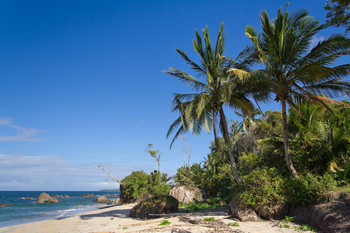
#> input picture openCV-tutorials/images/beach.png, 350 x 233 px
$ python blurring.py --image images/beach.png
#> lines starting #> are read from the running program, lines starting #| are printed output that depends on the picture
import cv2 as cv
import numpy as np
import argparse

ap = argparse.ArgumentParser()
ap.add_argument("-i", "--image", required = True, help = "image path")
args = vars(ap.parse_args())

image = cv.imread(args["image"])
#> image is the input picture: shape (233, 350, 3); mean B, G, R 136, 110.4, 78.6
cv.imshow("original", image)

#averaging
blurred = np.hstack([
    cv.blur(image, (3,3)),
    cv.blur(image, (5,5)),
    cv.blur(image, (7,7))
])
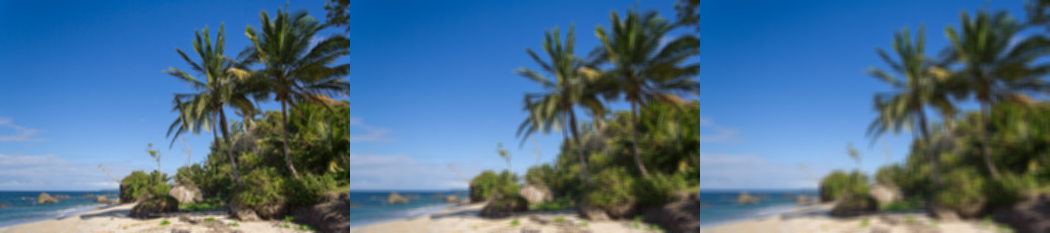
#> blurred: shape (233, 1050, 3); mean B, G, R 136, 110.4, 78.6

cv.imshow("average", blurred)

#gaussin blurr
blurred = np.hstack([
    cv.GaussianBlur(image, (3,3), 0),
    cv.GaussianBlur(image, (5,5), 0),
    cv.GaussianBlur(image, (7,7), 0)

])
cv.imshow("guassian", blurred)

#mediaan blur
blurred = np.hstack([
    cv.medianBlur(image, 3),
    cv.medianBlur(image, 5),
    cv.medianBlur(image, 7)
])
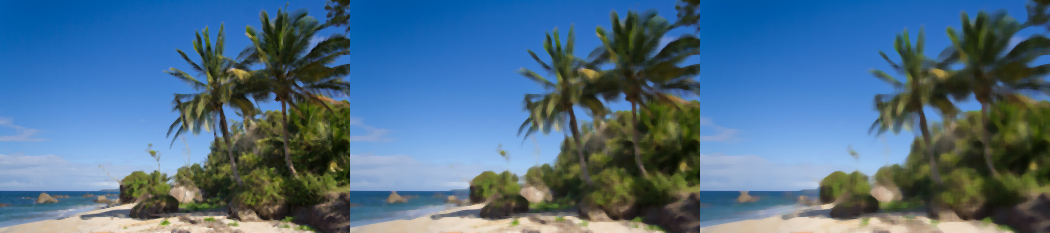
#> blurred: shape (233, 1050, 3); mean B, G, R 135.6, 110.1, 78

cv.imshow("median", blurred)

#bilateral blurr
blurred = np.hstack([
    cv.bilateralFilter(image, 5, 21, 21),
    cv.bilateralFilter(image, 7, 31, 31),
    cv.bilateralFilter(image, 9, 100,100)
])
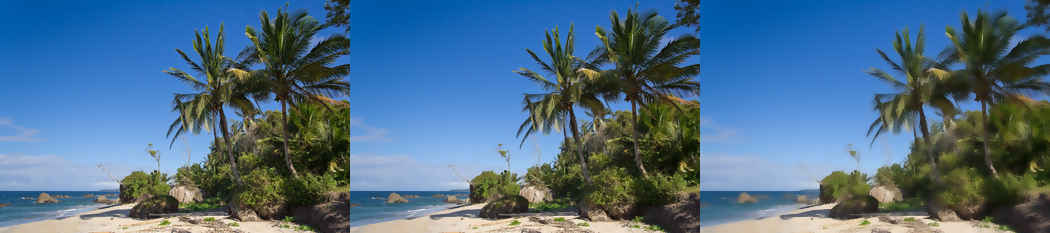
#> blurred: shape (233, 1050, 3); mean B, G, R 136, 110.3, 78.5
cv.imshow("bilateral", blurred)

cv.waitKey(0)

$ run again, on openCV-tutorials/images/wave.png
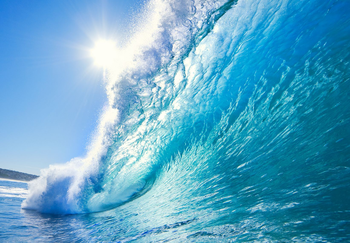
#> input picture openCV-tutorials/images/wave.png, 350 x 243 px
#> image is the input picture: shape (243, 350, 3); mean B, G, R 199.1, 166.5, 93.5
#> `blurred = np.hstack([ cv.blur(image, (3,3)), cv.blur(image, (5,5)), cv..`:
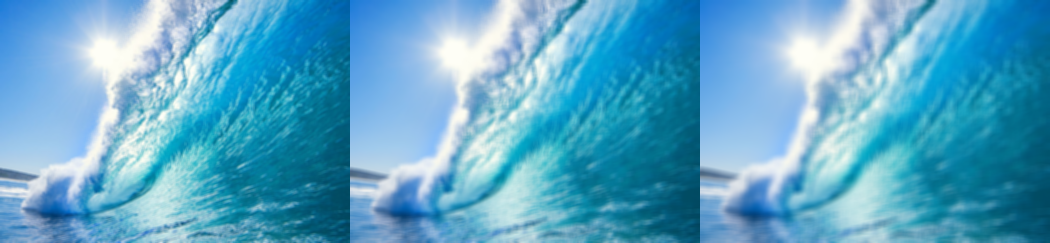
#> blurred: shape (243, 1050, 3); mean B, G, R 199.1, 166.5, 93.6
#> `blurred = np.hstack([ cv.bilateralFilter(image, 5, 21, 21), cv.bilater..`:
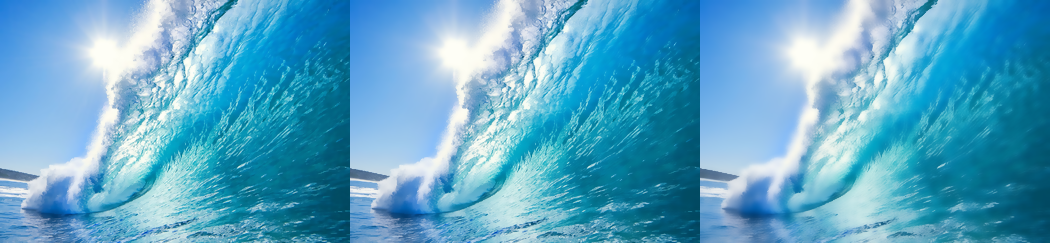
#> blurred: shape (243, 1050, 3); mean B, G, R 199.1, 166.4, 93.4
